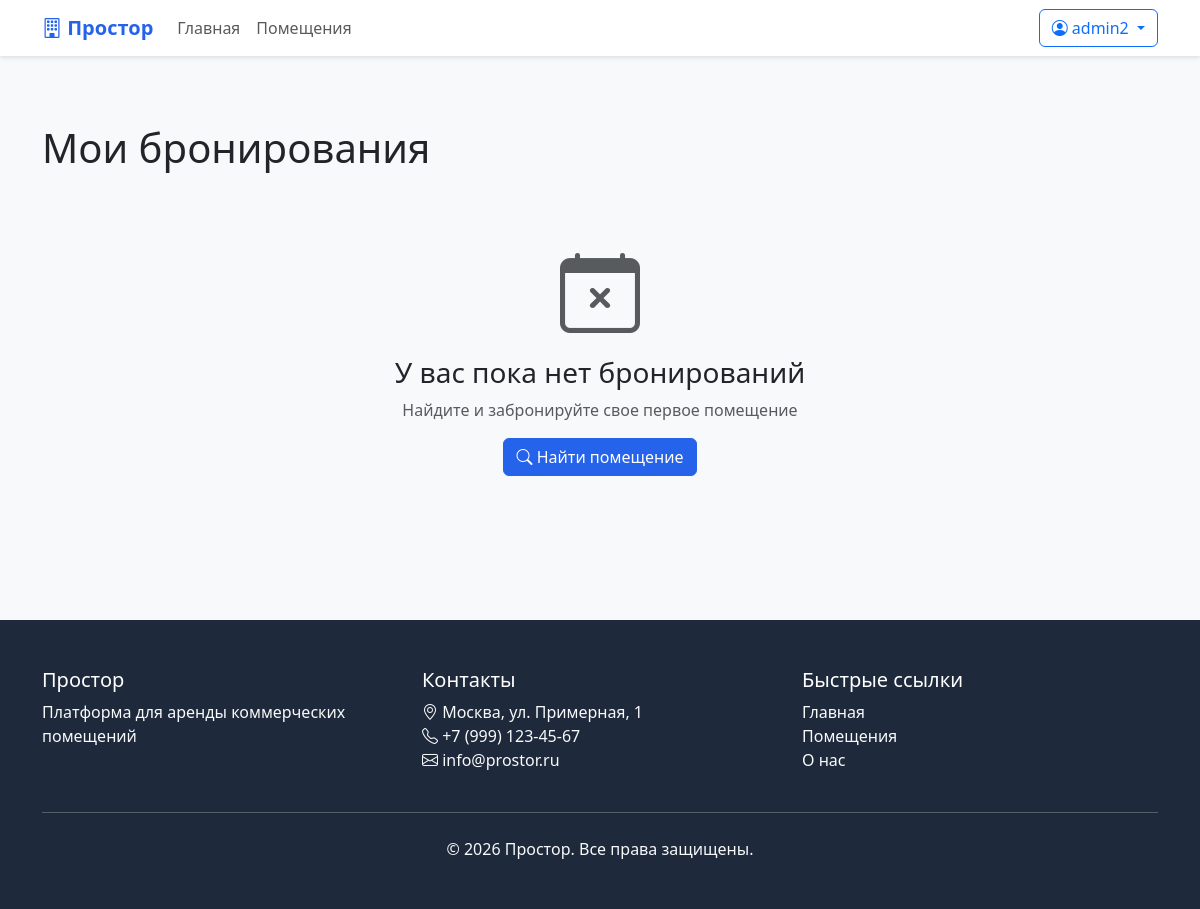
Before: /my-bookings/ (signed in) with the older database file.
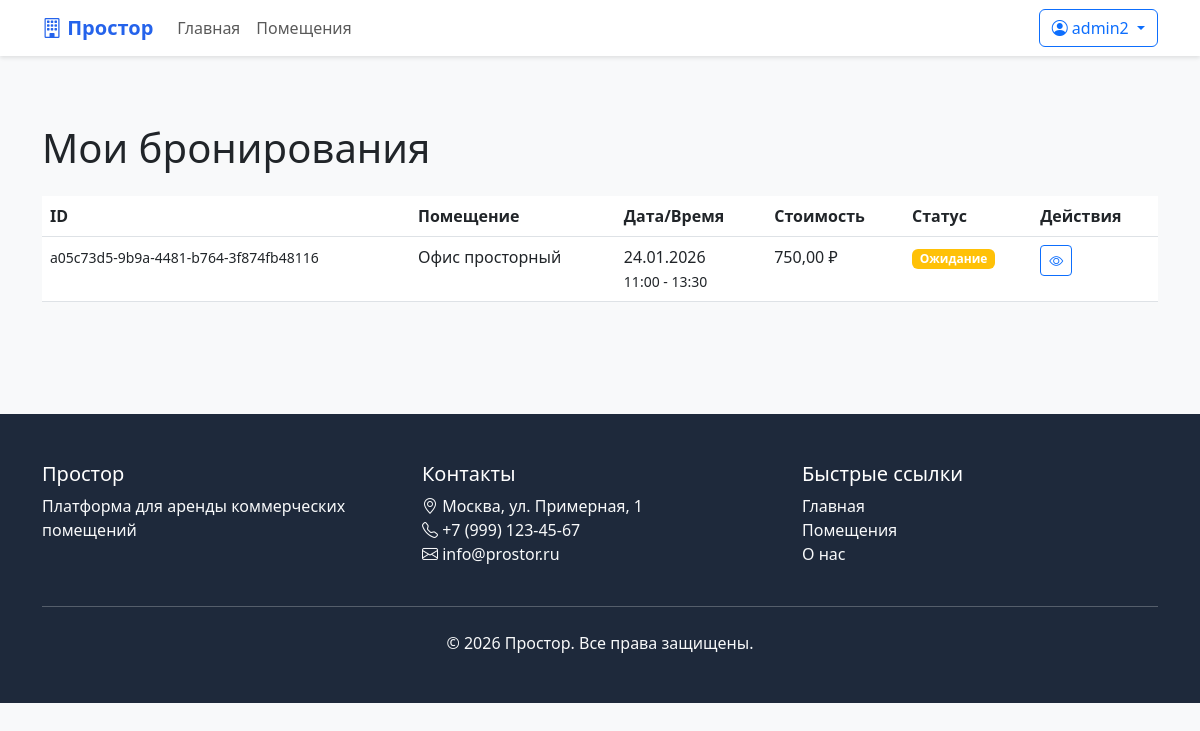
After: the same page with the newer database file.
### core/models.py (models this page shows, shortened)
class Booking(models.Model):
    STATUS_CHOICES = (
        ('pending', 'Ожидание'),
        ('confirmed', 'Подтверждено'),
        ('cancelled', 'Отменено'),
        ('completed', 'Завершено'),
    )
    booking_id = models.UUIDField(default=uuid.uuid4, unique=True, editable=False)
    property = models.ForeignKey(Property, on_delete=models.CASCADE, related_name='bookings', verbose_name='Помещение')
    tenant = models.ForeignKey(User, on_delete=models.CASCADE, limit_choices_to={'user_type': 'tenant'},
                               verbose_name='Арендатор')
    start_datetime = models.DateTimeField(verbose_name='Начало аренды')
    end_datetime = models.DateTimeField(verbose_name='Окончание аренды')
    guests = models.IntegerField(default=1, verbose_name='Количество гостей')
    special_requests = models.TextField(blank=True, verbose_name='Особые пожелания')
    total_price = models.DecimalField(max_digits=10, decimal_places=2, verbose_name='Общая стоимость')
    status = models.CharField(max_length=20, choices=STATUS_CHOICES, default='pending', verbose_name='Статус')
    created_at = models.DateTimeField(auto_now_add=True)
    updated_at = models.DateTimeField(auto_now=True)
    class Meta:
        verbose_name = 'Бронирование'
        verbose_name_plural = 'Бронирования'
        ordering = ['-created_at']

class Property(models.Model):
    PROPERTY_TYPE_CHOICES = (
        ('office', 'Офис'),
        ('coworking', 'Коворкинг'),
        ('conference_room', 'Конференц-зал'),
        ('retail', 'Торговая площадь'),
        ('warehouse', 'Склад'),
        ('industrial', 'Производственное помещение'),
        ('other', 'Другое'),
    )
    STATUS_CHOICES = (
        ('active', 'Активно'),
        ('inactive', 'Неактивно'),
        ('under_maintenance', 'На обслуживании'),
    )
    title = models.CharField(max_length=200, verbose_name='Название')
    slug = models.SlugField(unique=True)
    description = models.TextField(verbose_name='Описание')
    property_type = models.CharField(max_length=50, choices=PROPERTY_TYPE_CHOICES, verbose_name='Тип помещения')
    category = models.ForeignKey(PropertyCategory, on_delete=models.SET_NULL, null=True, verbose_name='Категория')
    landlord = models.ForeignKey(User, on_delete=models.CASCADE, limit_choices_to={'user_type': 'landlord'},
                                 verbose_name='Владелец')
    address = models.TextField(verbose_name='Адрес')
    city = models.CharField(max_length=100, verbose_name='Город')
    latitude = models.FloatField(verbose_name='Широта', null=True, blank=True)
    longitude = models.FloatField(verbose_name='Долгота', null=True, blank=True)
    area = models.DecimalField(max_digits=10, decimal_places=2, verbose_name='Площадь (м²)')
    capacity = models.IntegerField(verbose_name='Вместимость', default=1)
    floor = models.IntegerField(verbose_name='Этаж', null=True, blank=True)
    amenities = models.ManyToManyField(Amenity, blank=True, verbose_name='Удобства')
    price_per_hour = models.DecimalField(max_digits=10, decimal_places=2, verbose_name='Цена за час', null=True,
                                         blank=True)
    price_per_day = models.DecimalField(max_digits=10, decimal_places=2, verbose_name='Цена за день', null=True,
                                        blank=True)
    price_per_week = models.DecimalField(max_digits=10, decimal_places=2, verbose_name='Цена за неделю', null=True,
                                         blank=True)
    price_per_month = models.DecimalField(max_digits=10, decimal_places=2, verbose_name='Цена за месяц', null=True,
                                          blank=True)
    status = models.CharField(max_length=20, choices=STATUS_CHOICES, default='active', verbose_name='Статус')
    is_featured = models.BooleanField(default=False, verbose_name='Рекомендуемое')
    created_at = models.DateTimeField(auto_now_add=True)
    updated_at = models.DateTimeField(auto_now=True)
    class Meta:
        verbose_name = 'Помещение'
        verbose_name_plural = 'Помещения'
        ordering = ['-created_at']

### core/views.py (the view)
# urls.py: path('my-bookings/', views.my_bookings, name='my_bookings'),
@login_required
def my_bookings(request):
    if request.user.user_type != 'tenant':
        messages.error(request, 'Эта страница доступна только арендаторам.')
        return redirect('dashboard')
    bookings = Booking.objects.filter(
        tenant=request.user
    ).select_related('property').order_by('-created_at')
    status_filter = request.GET.get('status')
    if status_filter:
        bookings = bookings.filter(status=status_filter)
    paginator = Paginator(bookings, 10)
    page = request.GET.get('page')
    try:
        bookings = paginator.page(page)
    except PageNotAnInteger:
        bookings = paginator.page(1)
    except EmptyPage:
        bookings = paginator.page(paginator.num_pages)
    return render(request, 'core/my_bookings.html', {'bookings': bookings})

### templates/core/my_bookings.html (shortened to what this page needs)
{% extends 'base.html' %}
{% block content %}
<div class="container py-5">
    <h1 class="mb-4">Мои бронирования</h1>
    {% if bookings %}
    <div class="table-responsive">
        <table class="table table-hover">
            <thead>
                <tr>
                    <th>ID</th>
                    <th>Помещение</th>
                    <th>Дата/Время</th>
                    <th>Стоимость</th>
                    <th>Статус</th>
                    <th>Действия</th>
                </tr>
            </thead>
            <tbody>
                {% for booking in bookings %}
                <tr>
                    <td><small>{{ booking.booking_id }}</small></td>
                    <td>{{ booking.property.title }}</td>
                    <td>
                        {{ booking.start_datetime|date:"d.m.Y" }}<br>
                        <small>{{ booking.start_datetime|time:"H:i" }} - {{ booking.end_datetime|time:"H:i" }}</small>
                    </td>
                    <td>{{ booking.total_price }} ₽</td>
                    <td>
                        <span class="badge bg-{% if booking.status == 'confirmed' %}success{% elif booking.status == 'pending' %}warning{% elif booking.status == 'completed' %}info{% else %}secondary{% endif %}">
                            {{ booking.get_status_display }}
                        </span>
                    </td>
                    <td>
                        <a href="{% url 'property_detail' booking.property.slug %}" class="btn btn-sm btn-outline-primary">
                            <i class="bi bi-eye"></i>
                        </a>
                    </td>
                </tr>
                {% endfor %}
            </tbody>
        </table>
    </div>
    {% else %}
    <div class="text-center py-5">
        <i class="bi bi-calendar-x display-1 text-muted"></i>
        <h3 class="mt-3">У вас пока нет бронирований</h3>
        <p class="text-muted">Найдите и забронируйте свое первое помещение</p>
        <a href="{% url 'property_list' %}" class="btn btn-primary">
            <i class="bi bi-search"></i> Найти помещение
        </a>
    </div>
    {% endif %}
</div>
{% endblock %}

Changed rows visible on the page:
added Booking: booking_id "a05c73d5-9b9a-4481-b764-3f874fb48116", property "Офис просторный", start_datetime "24.01.2026", start_datetime "11:00", end_datetime "13:30", total_price "750,00", status "Ожидание"
Other visible differences:
text no longer shown: "У вас пока нет бронирований Найдите и забронируйте свое первое помещение Найти помещение"
text now shown: "ID Помещение Дата/Время Стоимость Статус Действия"
